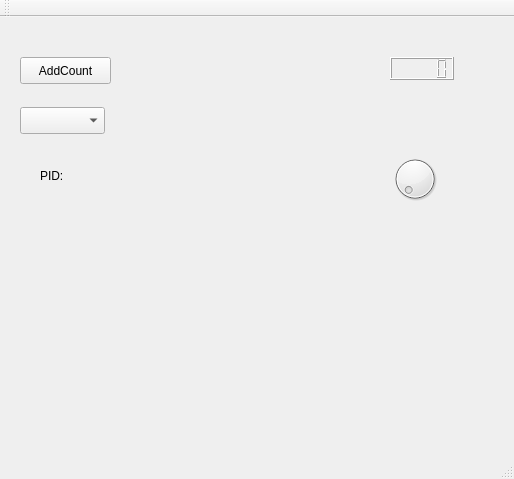
<?xml version="1.0" encoding="UTF-8"?>
<ui version="4.0">
 <class>MainWindow</class>
 <widget class="QMainWindow" name="MainWindow">
  <property name="geometry">
   <rect>
    <x>0</x>
    <y>0</y>
    <width>514</width>
    <height>479</height>
   </rect>
  </property>
  <property name="windowTitle">
   <string>MainWindow</string>
  </property>
  <widget class="QWidget" name="centralWidget">
   <widget class="QPushButton" name="pushButton">
    <property name="geometry">
     <rect>
      <x>20</x>
      <y>40</y>
      <width>91</width>
      <height>27</height>
     </rect>
    </property>
    <property name="text">
     <string>AddCount</string>
    </property>
   </widget>
   <widget class="QLCDNumber" name="lcdNumber">
    <property name="geometry">
     <rect>
      <x>390</x>
      <y>40</y>
      <width>64</width>
      <height>23</height>
     </rect>
    </property>
   </widget>
   <widget class="QComboBox" name="comboBox">
    <property name="geometry">
     <rect>
      <x>20</x>
      <y>90</y>
      <width>85</width>
      <height>27</height>
     </rect>
    </property>
    <item>
     <property name="text">
      <string/>
     </property>
    </item>
    <item>
     <property name="text">
      <string>first</string>
     </property>
    </item>
    <item>
     <property name="text">
      <string>second</string>
     </property>
    </item>
    <item>
     <property name="text">
      <string>third</string>
     </property>
    </item>
    <item>
     <property name="text">
      <string>fourth</string>
     </property>
    </item>
   </widget>
   <widget class="QLabel" name="label">
    <property name="geometry">
     <rect>
      <x>40</x>
      <y>150</y>
      <width>31</width>
      <height>17</height>
     </rect>
    </property>
    <property name="text">
     <string>PID:</string>
    </property>
   </widget>
   <widget class="QLabel" name="pidText">
    <property name="geometry">
     <rect>
      <x>90</x>
      <y>150</y>
      <width>62</width>
      <height>17</height>
     </rect>
    </property>
    <property name="text">
     <string/>
    </property>
   </widget>
   <widget class="QDial" name="dial">
    <property name="geometry">
     <rect>
      <x>390</x>
      <y>130</y>
      <width>50</width>
      <height>64</height>
     </rect>
    </property>
   </widget>
  </widget>
  <widget class="QMenuBar" name="menuBar">
   <property name="geometry">
    <rect>
     <x>0</x>
     <y>0</y>
     <width>514</width>
     <height>25</height>
    </rect>
   </property>
  </widget>
  <widget class="QToolBar" name="mainToolBar">
   <attribute name="toolBarArea">
    <enum>TopToolBarArea</enum>
   </attribute>
   <attribute name="toolBarBreak">
    <bool>false</bool>
   </attribute>
  </widget>
  <widget class="QStatusBar" name="statusBar"/>
 </widget>
 <layoutdefault spacing="6" margin="11"/>
 <resources/>
 <connections/>
</ui>
